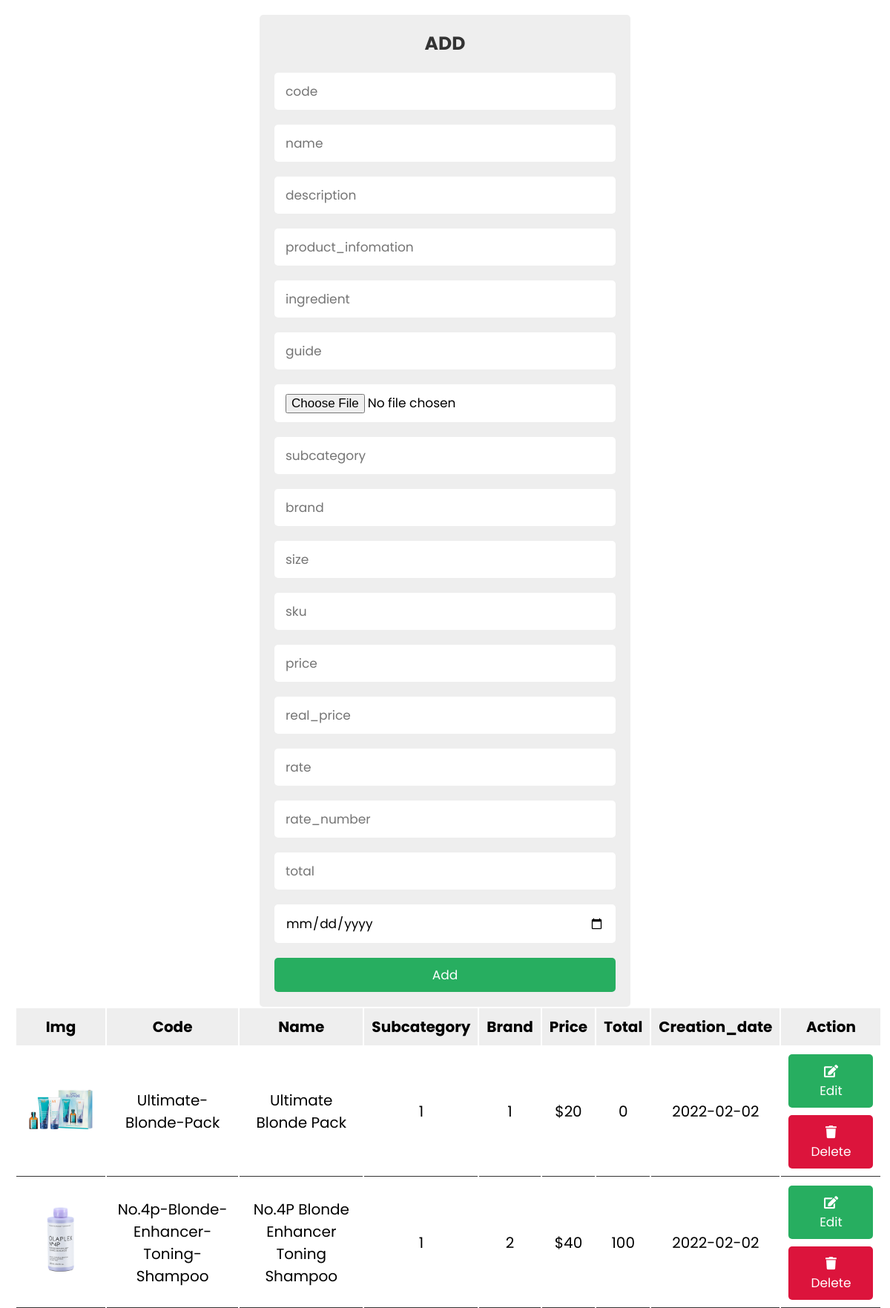
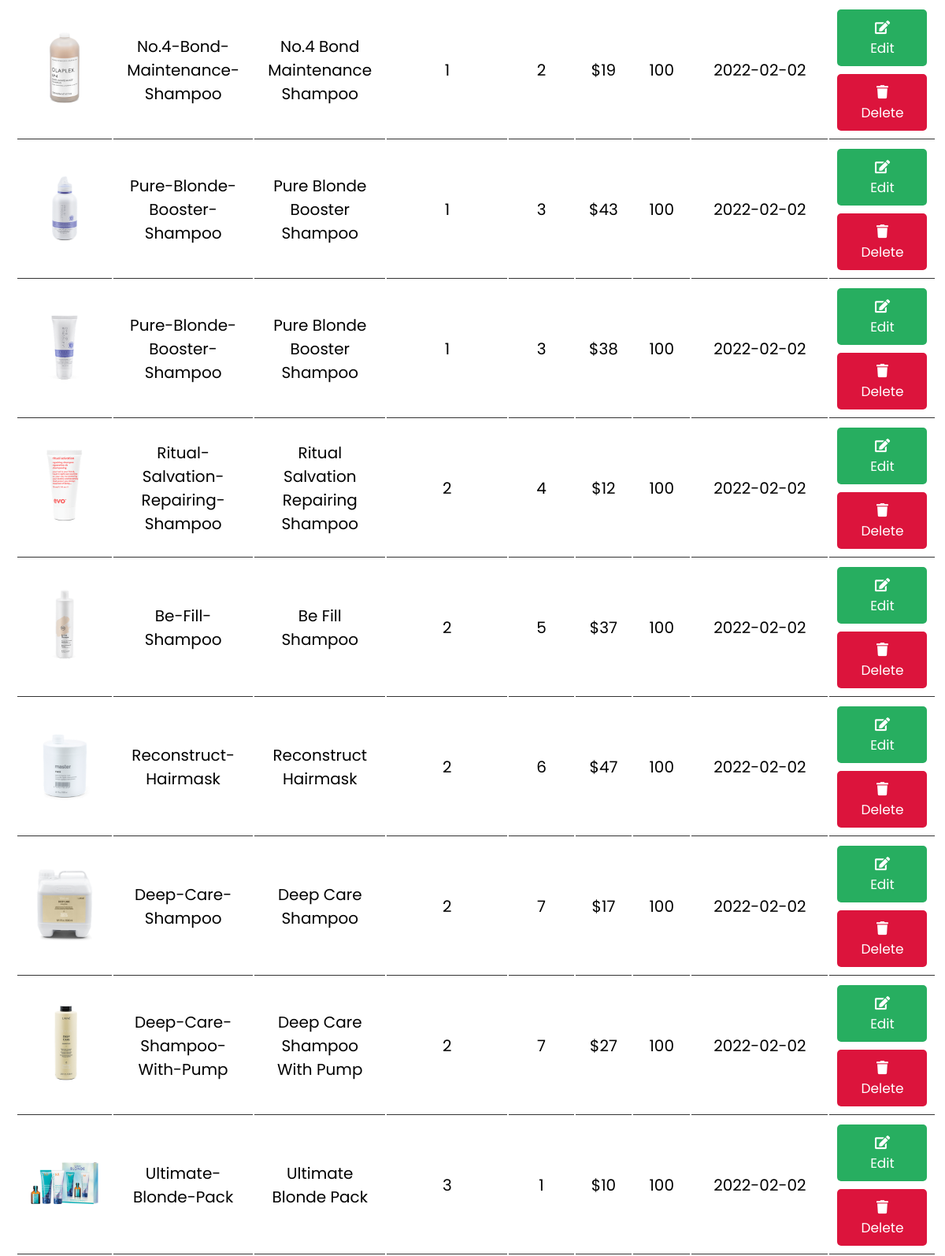
The page /home/admin_page_product.php (upper part) on the database its author committed (2 pictures, top to bottom).
### tables this page shows
CREATE TABLE `product_item` (
  `id` int(6) UNSIGNED NOT NULL,
  `code` varchar(120) NOT NULL,
  `name` varchar(120) NOT NULL,
  `description` text NOT NULL,
  `product_infomation` text NOT NULL,
  `ingredient` text NOT NULL,
  `guide` text NOT NULL,
  `img` varchar(60) NOT NULL,
  `subcategory` int(6) UNSIGNED DEFAULT NULL,
  `brand` int(6) UNSIGNED DEFAULT NULL,
  `size` int(6) UNSIGNED DEFAULT NULL,
  `sku` varchar(30) DEFAULT NULL,
  `price` float DEFAULT NULL,
  `real_price` float DEFAULT NULL,
  `rate` float DEFAULT NULL,
  `rate_number` int(6) UNSIGNED DEFAULT NULL,
  `total` int(6) UNSIGNED DEFAULT NULL,
  `creation_date` date NOT NULL
);

### home/admin_page_product.php (the view, shortened to what this page needs)
<?php
@include 'config.php';
?>
<!DOCTYPE html>
<html lang="en">
<head>
   <link rel="stylesheet" href="https://cdnjs.cloudflare.com/ajax/libs/font-awesome/5.15.4/css/all.min.css">
   <link rel="stylesheet" href="css/style_admin.css">
</head>
<body>
<div class="container">
   <div class="admin-product-form-container">
      <form action="<?php $_SERVER['PHP_SELF'] ?>" method="post" enctype="multipart/form-data">
         <h3>add</h3>
         <input type="text" placeholder="code" name="code" class="box">
         <input type="text" placeholder="name" name="name" class="box">
         <input type="text" placeholder="description" name="description" class="box">
         <input type="text" placeholder="product_infomation" name="product_infomation" class="box">
         <input type="text" placeholder="ingredient" name="ingredient" class="box">
         <input type="text" placeholder="guide" name="guide" class="box">
         <input type="file" accept="image/png, image/jpeg, image/jpg" name="img" class="box">
         <input type="text" placeholder="subcategory" name="subcategory" class="box">
         <input type="text" placeholder="brand" name="brand" class="box">
         <input type="text" placeholder="size" name="size" class="box">
         <input type="text" placeholder="sku" name="sku" class="box">
         <input type="text" placeholder="price" name="price" class="box">
         <input type="text" placeholder="real_price" name="real_price" class="box">
         <input type="text" placeholder="rate" name="rate" class="box">
         <input type="text" placeholder="rate_number" name="rate_number" class="box">
         <input type="text" placeholder="total" name="total" class="box">
         <input type="date" placeholder="creation_date" name="creation_date" class="box">
         <input type="submit" class="btn" name="add" value="add">
      </form>
   </div>
   <?php
   $select = mysqli_query($conn, "SELECT * FROM product_item");
   ?>
   <div class="product-display">
      <table class="product-display-table">
         <thead>
         <tr>
            <th>img</th>
            <th>code</th>
            <th>name</th>
            <th>subcategory</th>
            <th>brand</th>
            <th>price</th>
            <th>total</th>
            <th>creation_date</th>
            <th>action</th>
         </tr>
         </thead>
         <?php while($row = mysqli_fetch_assoc($select)){ ?>
         <tr>
            <td><img src="uploaded_img/<?php echo $row['img']; ?>" height="100" alt=""></td>
            <td><?php echo $row['code']; ?></td>
            <td><?php echo $row['name']; ?></td>
            <td><?php echo $row['subcategory']; ?></td>
            <td><?php echo $row['brand']; ?></td>
            <td>$<?php echo $row['price']; ?></td>
            <td><?php echo $row['total']; ?></td>
            <td><?php echo $row['creation_date']; ?></td>
            <td>
               <a href="admin_update_product.php?edit=<?php echo $row['id']; ?>" class="btn"> <i class="fas fa-edit"></i> edit </a>
               <a href="admin_page_product.php?delete=<?php echo $row['id']; ?>" class="btn"> <i class="fas fa-trash"></i> delete </a>
            </td>
         </tr>
      <?php } ?>
      </table>
   </div>
</div>
</body>
</html>

### home/css/style_admin.css (style rules this page uses)
:root { --green:#27ae60; --black:#333; --white:#fff; --bg-color:#eee; --box-shadow:0 .5rem 1rem rgba(0,0,0,.1); --border:.1rem solid var(--black); }
* { font-family: 'Poppins', sans-serif; margin:0; padding:0; box-sizing: border-box; outline: none; border:none; text-decoration: none; text-transform: capitalize; }
html { font-size: 62.5%; overflow-x: hidden; }
.btn { display: block; width: 100%; cursor: pointer; border-radius: .5rem; margin-top: 1rem; font-size: 1.7rem; padding:1rem 3rem; background: var(--green); color:var(--white); text-align: center; }
.container { max-width: 1200px; padding:2rem; margin:0 auto; }
.admin-product-form-container form { max-width: 50rem; margin:0 auto; padding:2rem; border-radius: .5rem; background: var(--bg-color); }
.admin-product-form-container form h3 { text-transform: uppercase; color:var(--black); margin-bottom: 1rem; text-align: center; font-size: 2.5rem; }
.admin-product-form-container form .box { width: 100%; border-radius: .5rem; padding:1.2rem 1.5rem; font-size: 1.7rem; margin:1rem 0; background: var(--white); text-transform: none; }
.product-display { margin: auto; }
.product-display .product-display-table { width: 100%; text-align: center; }
.product-display .product-display-table thead { background: var(--bg-color); }
.product-display .product-display-table th { padding:1rem; font-size: 2rem; }
.product-display .product-display-table td { padding:1rem; font-size: 2rem; border-bottom: var(--border); }
.product-display .product-display-table .btn:first-child { margin-top: 0; }
.product-display .product-display-table .btn:last-child { background: crimson; }

### rows shown on the page
product_item: img (picture), code "Ultimate-Blonde-Pack", name "Ultimate Blonde Pack", subcategory "1", brand "1", price "20", total "0", creation_date "2022-02-02"
product_item: img (picture), code "No.4p-Blonde-Enhancer-Toning-Shampoo", name "No.4P Blonde Enhancer Toning Shampoo", subcategory "1", brand "2", price "40", total "100", creation_date "2022-02-02"
product_item: img (picture), code "No.4-Bond-Maintenance-Shampoo", name "No.4 Bond Maintenance Shampoo", subcategory "1", brand "2", price "19", total "100", creation_date "2022-02-02"
product_item: img (picture), code "Pure-Blonde-Booster-Shampoo", name "Pure Blonde Booster Shampoo", subcategory "1", brand "3", price "43", total "100", creation_date "2022-02-02"
product_item: img (picture), code "Pure-Blonde-Booster-Shampoo", name "Pure Blonde Booster Shampoo", subcategory "1", brand "3", price "38", total "100", creation_date "2022-02-02"
product_item: img (picture), code "Ritual-Salvation-Repairing-Shampoo", name "Ritual Salvation Repairing Shampoo", subcategory "2", brand "4", price "12", total "100", creation_date "2022-02-02"
product_item: img (picture), code "Be-Fill-Shampoo", name "Be Fill Shampoo", subcategory "2", brand "5", price "37", total "100", creation_date "2022-02-02"
product_item: img (picture), code "Reconstruct-Hairmask", name "Reconstruct Hairmask", subcategory "2", brand "6", price "47", total "100", creation_date "2022-02-02"
product_item: img (picture), code "Deep-Care-Shampoo", name "Deep Care Shampoo", subcategory "2", brand "7", price "17", total "100", creation_date "2022-02-02"
product_item: img (picture), code "Deep-Care-Shampoo-With-Pump", name "Deep Care Shampoo With Pump", subcategory "2", brand "7", price "27", total "100", creation_date "2022-02-02"
product_item: img (picture), code "Ultimate-Blonde-Pack", name "Ultimate Blonde Pack", subcategory "3", brand "1", price "10", total "100", creation_date "2022-02-02"
